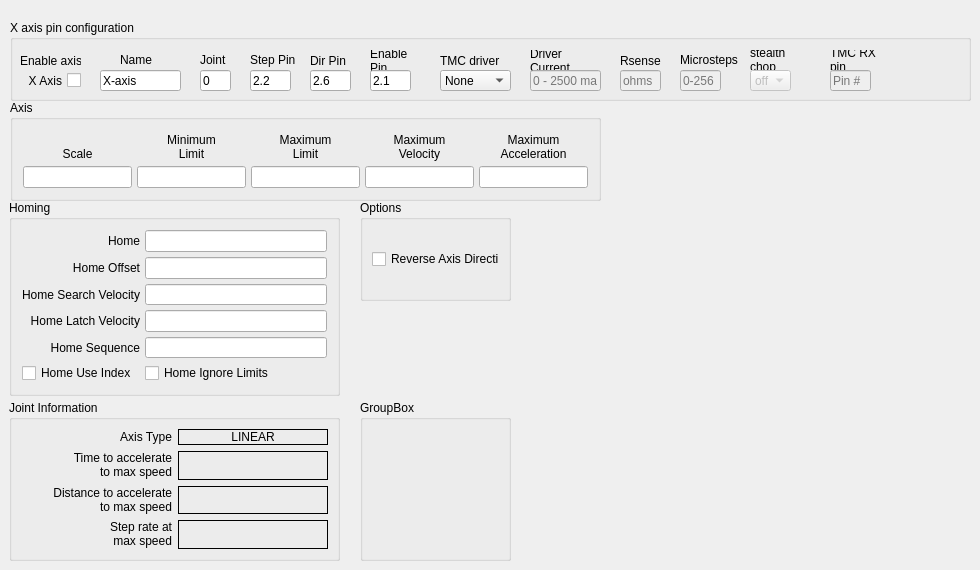
        <widget class="QWidget" name="tab_11">
         <attribute name="title">
          <string>X Axis</string>
         </attribute>
         <widget class="QGroupBox" name="groupBox_3">
          <property name="geometry">
           <rect>
            <x>9</x>
            <y>200</y>
            <width>331</width>
            <height>196</height>
           </rect>
          </property>
          <property name="styleSheet">
           <string notr="true"/>
          </property>
          <property name="title">
           <string>Homing</string>
          </property>
          <layout class="QGridLayout" name="gridLayout_5">
           <property name="leftMargin">
            <number>10</number>
           </property>
           <property name="topMargin">
            <number>10</number>
           </property>
           <property name="rightMargin">
            <number>10</number>
           </property>
           <property name="bottomMargin">
            <number>10</number>
           </property>
           <property name="spacing">
            <number>5</number>
           </property>
           <item row="0" column="0">
            <widget class="QLabel" name="label_82">
             <property name="text">
              <string>Home</string>
             </property>
             <property name="alignment">
              <set>Qt::AlignRight|Qt::AlignTrailing|Qt::AlignVCenter</set>
             </property>
            </widget>
           </item>
           <item row="0" column="1">
            <widget class="QLineEdit" name="home_1">
             <property name="toolTip">
              <string>&lt;html&gt;&lt;head/&gt;&lt;body&gt;&lt;p&gt;Home is usually set to 0&lt;/p&gt;&lt;/body&gt;&lt;/html&gt;</string>
             </property>
             <property name="alignment">
              <set>Qt::AlignRight|Qt::AlignTrailing|Qt::AlignVCenter</set>
             </property>
            </widget>
           </item>
           <item row="1" column="0">
            <widget class="QLabel" name="label_83">
             <property name="text">
              <string>Home Offset</string>
             </property>
             <property name="alignment">
              <set>Qt::AlignRight|Qt::AlignTrailing|Qt::AlignVCenter</set>
             </property>
            </widget>
           </item>
           <item row="1" column="1">
            <widget class="QLineEdit" name="homeOffset_1">
             <property name="toolTip">
              <string>&lt;html&gt;&lt;head/&gt;&lt;body&gt;&lt;p&gt;Home Offset can be used to back off of the home switch&lt;/p&gt;&lt;/body&gt;&lt;/html&gt;</string>
             </property>
             <property name="alignment">
              <set>Qt::AlignRight|Qt::AlignTrailing|Qt::AlignVCenter</set>
             </property>
            </widget>
           </item>
           <item row="2" column="0">
            <widget class="QLabel" name="label_84">
             <property name="text">
              <string>Home Search Velocity</string>
             </property>
             <property name="alignment">
              <set>Qt::AlignRight|Qt::AlignTrailing|Qt::AlignVCenter</set>
             </property>
            </widget>
           </item>
           <item row="2" column="1">
            <widget class="QLineEdit" name="homeSearchVel_1">
             <property name="toolTip">
              <string>&lt;html&gt;&lt;head/&gt;&lt;body&gt;&lt;p&gt;Search Velocity is in units per second&lt;/p&gt;&lt;/body&gt;&lt;/html&gt;</string>
             </property>
             <property name="alignment">
              <set>Qt::AlignRight|Qt::AlignTrailing|Qt::AlignVCenter</set>
             </property>
            </widget>
           </item>
           <item row="3" column="0">
            <widget class="QLabel" name="label_85">
             <property name="text">
              <string>Home Latch Velocity</string>
             </property>
             <property name="alignment">
              <set>Qt::AlignRight|Qt::AlignTrailing|Qt::AlignVCenter</set>
             </property>
            </widget>
           </item>
           <item row="3" column="1">
            <widget class="QLineEdit" name="homeLatchVel_1">
             <property name="toolTip">
              <string>&lt;html&gt;&lt;head/&gt;&lt;body&gt;&lt;p&gt;Latch Velocity is in user units per second&lt;br/&gt;usually set slower than Search Velocity&lt;/p&gt;&lt;/body&gt;&lt;/html&gt;</string>
             </property>
             <property name="alignment">
              <set>Qt::AlignRight|Qt::AlignTrailing|Qt::AlignVCenter</set>
             </property>
            </widget>
           </item>
           <item row="5" column="0">
            <widget class="QCheckBox" name="homeUseIndex_1">
             <property name="text">
              <string>Home Use Index</string>
             </property>
            </widget>
           </item>
           <item row="5" column="1">
            <widget class="QCheckBox" name="homeIgnoreLimits_1">
             <property name="text">
              <string>Home Ignore Limits</string>
             </property>
            </widget>
           </item>
           <item row="4" column="0">
            <widget class="QLabel" name="label_55">
             <property name="text">
              <string>Home Sequence</string>
             </property>
             <property name="alignment">
              <set>Qt::AlignRight|Qt::AlignTrailing|Qt::AlignVCenter</set>
             </property>
            </widget>
           </item>
           <item row="4" column="1">
            <widget class="QLineEdit" name="homeSequence_1">
             <property name="toolTip">
              <string>&lt;html&gt;&lt;head/&gt;&lt;body&gt;&lt;p&gt;Home sequences start at 0 and do not skip a number.&lt;/p&gt;&lt;p&gt;Multiple joint axis use a negative number.&lt;/p&gt;&lt;p&gt;Leave blank to home the joint manually.&lt;/p&gt;&lt;/body&gt;&lt;/html&gt;</string>
             </property>
            </widget>
           </item>
          </layout>
         </widget>
         <widget class="QGroupBox" name="gridGroupBox_2">
          <property name="geometry">
           <rect>
            <x>9</x>
            <y>400</y>
            <width>331</width>
            <height>161</height>
           </rect>
          </property>
          <property name="styleSheet">
           <string notr="true"/>
          </property>
          <property name="title">
           <string>Joint Information</string>
          </property>
          <layout class="QGridLayout" name="gridLayout_27">
           <item row="1" column="1">
            <widget class="QLabel" name="timeJoint_0">
             <property name="frameShape">
              <enum>QFrame::Box</enum>
             </property>
             <property name="text">
              <string>&lt;html&gt;&lt;head/&gt;&lt;body&gt;&lt;p align=&quot;center&quot;&gt;&lt;br/&gt;&lt;/p&gt;&lt;/body&gt;&lt;/html&gt;</string>
             </property>
            </widget>
           </item>
           <item row="1" column="0">
            <widget class="QLabel" name="label_181">
             <property name="text">
              <string>&lt;html&gt;&lt;head/&gt;&lt;body&gt;&lt;p align=&quot;right&quot;&gt;Time to accelerate&lt;br/&gt;to max speed&lt;/p&gt;&lt;/body&gt;&lt;/html&gt;</string>
             </property>
            </widget>
           </item>
           <item row="2" column="0">
            <widget class="QLabel" name="label_182">
             <property name="text">
              <string>&lt;html&gt;&lt;head/&gt;&lt;body&gt;&lt;p align=&quot;right&quot;&gt;Distance to accelerate&lt;br/&gt;to max speed&lt;/p&gt;&lt;/body&gt;&lt;/html&gt;</string>
             </property>
            </widget>
           </item>
           <item row="2" column="1">
            <widget class="QLabel" name="distanceJoint_0">
             <property name="frameShape">
              <enum>QFrame::Box</enum>
             </property>
             <property name="text">
              <string>&lt;html&gt;&lt;head/&gt;&lt;body&gt;&lt;p align=&quot;center&quot;&gt;&lt;br/&gt;&lt;/p&gt;&lt;/body&gt;&lt;/html&gt;</string>
             </property>
            </widget>
           </item>
           <item row="3" column="0">
            <widget class="QLabel" name="label_185">
             <property name="text">
              <string>&lt;html&gt;&lt;head/&gt;&lt;body&gt;&lt;p align=&quot;right&quot;&gt;Step rate at&lt;br/&gt;max speed&lt;/p&gt;&lt;/body&gt;&lt;/html&gt;</string>
             </property>
            </widget>
           </item>
           <item row="3" column="1">
            <widget class="QLabel" name="stepRateJoint_0">
             <property name="frameShape">
              <enum>QFrame::Box</enum>
             </property>
             <property name="text">
              <string>&lt;html&gt;&lt;head/&gt;&lt;body&gt;&lt;p align=&quot;center&quot;&gt;&lt;br/&gt;&lt;/p&gt;&lt;/body&gt;&lt;/html&gt;</string>
             </property>
            </widget>
           </item>
           <item row="0" column="0">
            <widget class="QLabel" name="label_58">
             <property name="text">
              <string>Axis Type</string>
             </property>
             <property name="alignment">
              <set>Qt::AlignRight|Qt::AlignTrailing|Qt::AlignVCenter</set>
             </property>
            </widget>
           </item>
           <item row="0" column="1">
            <widget class="QLabel" name="axisType_1">
             <property name="frameShape">
              <enum>QFrame::Box</enum>
             </property>
             <property name="text">
              <string>LINEAR</string>
             </property>
             <property name="alignment">
              <set>Qt::AlignCenter</set>
             </property>
            </widget>
           </item>
          </layout>
         </widget>
         <widget class="QGroupBox" name="jointAxisGroup_0">
          <property name="geometry">
           <rect>
            <x>10</x>
            <y>100</y>
            <width>591</width>
            <height>101</height>
           </rect>
          </property>
          <property name="sizePolicy">
           <sizepolicy hsizetype="Preferred" vsizetype="Preferred">
            <horstretch>0</horstretch>
            <verstretch>0</verstretch>
           </sizepolicy>
          </property>
          <property name="styleSheet">
           <string notr="true"/>
          </property>
          <property name="title">
           <string>Axis</string>
          </property>
          <layout class="QGridLayout" name="gridLayout_4">
           <property name="leftMargin">
            <number>10</number>
           </property>
           <property name="topMargin">
            <number>10</number>
           </property>
           <property name="rightMargin">
            <number>10</number>
           </property>
           <property name="bottomMargin">
            <number>10</number>
           </property>
           <property name="spacing">
            <number>5</number>
           </property>
           <item row="0" column="0">
            <widget class="QLabel" name="label_59">
             <property name="text">
              <string>Scale</string>
             </property>
             <property name="alignment">
              <set>Qt::AlignBottom|Qt::AlignHCenter</set>
             </property>
            </widget>
           </item>
           <item row="0" column="2">
            <widget class="QLabel" name="label_72">
             <property name="text">
              <string>Minimum
Limit</string>
             </property>
             <property name="alignment">
              <set>Qt::AlignBottom|Qt::AlignHCenter</set>
             </property>
             <property name="wordWrap">
              <bool>true</bool>
             </property>
            </widget>
           </item>
           <item row="0" column="3">
            <widget class="QLabel" name="label_74">
             <property name="text">
              <string>Maximum
Limit</string>
             </property>
             <property name="textFormat">
              <enum>Qt::AutoText</enum>
             </property>
             <property name="alignment">
              <set>Qt::AlignBottom|Qt::AlignHCenter</set>
             </property>
             <property name="wordWrap">
              <bool>true</bool>
             </property>
            </widget>
           </item>
           <item row="1" column="2">
            <widget class="QLineEdit" name="minLimit_1">
             <property name="alignment">
              <set>Qt::AlignRight|Qt::AlignTrailing|Qt::AlignVCenter</set>
             </property>
            </widget>
           </item>
           <item row="1" column="3">
            <widget class="QLineEdit" name="maxLimit_1">
             <property name="alignment">
              <set>Qt::AlignRight|Qt::AlignTrailing|Qt::AlignVCenter</set>
             </property>
            </widget>
           </item>
           <item row="0" column="4">
            <widget class="QLabel" name="label_77">
             <property name="text">
              <string>Maximum
Velocity</string>
             </property>
             <property name="alignment">
              <set>Qt::AlignBottom|Qt::AlignHCenter</set>
             </property>
             <property name="wordWrap">
              <bool>true</bool>
             </property>
            </widget>
           </item>
           <item row="1" column="4">
            <widget class="QLineEdit" name="maxVelocity_1">
             <property name="alignment">
              <set>Qt::AlignRight|Qt::AlignTrailing|Qt::AlignVCenter</set>
             </property>
            </widget>
           </item>
           <item row="0" column="5">
            <widget class="QLabel" name="label_78">
             <property name="text">
              <string>Maximum
Acceleration</string>
             </property>
             <property name="alignment">
              <set>Qt::AlignBottom|Qt::AlignHCenter</set>
             </property>
             <property name="wordWrap">
              <bool>true</bool>
             </property>
            </widget>
           </item>
           <item row="1" column="0">
            <widget class="QLineEdit" name="scale_1"/>
           </item>
           <item row="1" column="5">
            <widget class="QLineEdit" name="maxAccel_1">
             <property name="alignment">
              <set>Qt::AlignRight|Qt::AlignTrailing|Qt::AlignVCenter</set>
             </property>
            </widget>
           </item>
          </layout>
         </widget>
         <widget class="QGroupBox" name="groupBox_17">
          <property name="geometry">
           <rect>
            <x>360</x>
            <y>200</y>
            <width>151</width>
            <height>101</height>
           </rect>
          </property>
          <property name="title">
           <string>Options</string>
          </property>
          <layout class="QGridLayout" name="gridLayout_53">
           <item row="0" column="0">
            <widget class="QCheckBox" name="reverse_1">
             <property name="text">
              <string>Reverse Axis Direction</string>
             </property>
            </widget>
           </item>
          </layout>
         </widget>
         <widget class="QGroupBox" name="groupBox_16">
          <property name="geometry">
           <rect>
            <x>360</x>
            <y>400</y>
            <width>151</width>
            <height>161</height>
           </rect>
          </property>
          <property name="title">
           <string>GroupBox</string>
          </property>
         </widget>
         <widget class="QGroupBox" name="groupBox_67">
          <property name="geometry">
           <rect>
            <x>10</x>
            <y>20</y>
            <width>961</width>
            <height>81</height>
           </rect>
          </property>
          <property name="title">
           <string>X axis pin configuration</string>
          </property>
          <widget class="QLabel" name="label_389">
           <property name="geometry">
            <rect>
             <x>820</x>
             <y>30</y>
             <width>61</width>
             <height>20</height>
            </rect>
           </property>
           <property name="text">
            <string>TMC RX pin</string>
           </property>
           <property name="wordWrap">
            <bool>true</bool>
           </property>
          </widget>
          <widget class="QLabel" name="label_391">
           <property name="geometry">
            <rect>
             <x>240</x>
             <y>30</y>
             <width>51</width>
             <height>20</height>
            </rect>
           </property>
           <property name="text">
            <string>Step Pin</string>
           </property>
           <property name="wordWrap">
            <bool>true</bool>
           </property>
          </widget>
          <widget class="QLabel" name="label_393">
           <property name="geometry">
            <rect>
             <x>670</x>
             <y>30</y>
             <width>61</width>
             <height>20</height>
            </rect>
           </property>
           <property name="text">
            <string>Microsteps</string>
           </property>
           <property name="wordWrap">
            <bool>true</bool>
           </property>
          </widget>
          <widget class="QLabel" name="label_394">
           <property name="geometry">
            <rect>
             <x>110</x>
             <y>30</y>
             <width>41</width>
             <height>20</height>
            </rect>
           </property>
           <property name="text">
            <string>Name</string>
           </property>
          </widget>
          <widget class="QLabel" name="label_390">
           <property name="geometry">
            <rect>
             <x>300</x>
             <y>30</y>
             <width>41</width>
             <height>21</height>
            </rect>
           </property>
           <property name="text">
            <string>Dir Pin</string>
           </property>
           <property name="wordWrap">
            <bool>true</bool>
           </property>
          </widget>
          <widget class="QLabel" name="label_386">
           <property name="geometry">
            <rect>
             <x>430</x>
             <y>30</y>
             <width>61</width>
             <height>21</height>
            </rect>
           </property>
           <property name="text">
            <string>TMC driver</string>
           </property>
           <property name="wordWrap">
            <bool>true</bool>
           </property>
          </widget>
          <widget class="QLabel" name="label_387">
           <property name="geometry">
            <rect>
             <x>520</x>
             <y>30</y>
             <width>71</width>
             <height>21</height>
            </rect>
           </property>
           <property name="text">
            <string>Driver Current</string>
           </property>
           <property name="wordWrap">
            <bool>true</bool>
           </property>
          </widget>
          <widget class="QLabel" name="label_388">
           <property name="geometry">
            <rect>
             <x>610</x>
             <y>30</y>
             <width>41</width>
             <height>21</height>
            </rect>
           </property>
           <property name="text">
            <string>Rsense</string>
           </property>
           <property name="wordWrap">
            <bool>true</bool>
           </property>
          </widget>
          <widget class="QLabel" name="label">
           <property name="geometry">
            <rect>
             <x>10</x>
             <y>30</y>
             <width>61</width>
             <height>21</height>
            </rect>
           </property>
           <property name="text">
            <string>Enable axis</string>
           </property>
          </widget>
          <widget class="QLabel" name="label_384">
           <property name="geometry">
            <rect>
             <x>360</x>
             <y>30</y>
             <width>51</width>
             <height>21</height>
            </rect>
           </property>
           <property name="text">
            <string>Enable Pin</string>
           </property>
           <property name="wordWrap">
            <bool>true</bool>
           </property>
          </widget>
          <widget class="QLabel" name="label_392">
           <property name="geometry">
            <rect>
             <x>740</x>
             <y>30</y>
             <width>61</width>
             <height>20</height>
            </rect>
           </property>
           <property name="text">
            <string>stealth chop</string>
           </property>
           <property name="wordWrap">
            <bool>true</bool>
           </property>
          </widget>
          <widget class="QLabel" name="label_385">
           <property name="geometry">
            <rect>
             <x>190</x>
             <y>30</y>
             <width>31</width>
             <height>20</height>
            </rect>
           </property>
           <property name="text">
            <string>Joint</string>
           </property>
          </widget>
          <widget class="QLineEdit" name="xaxisjoint">
           <property name="geometry">
            <rect>
             <x>190</x>
             <y>50</y>
             <width>31</width>
             <height>21</height>
            </rect>
           </property>
           <property name="text">
            <string>0</string>
           </property>
           <property name="placeholderText">
            <string>0-4</string>
           </property>
          </widget>
          <widget class="QCheckBox" name="xaxis">
           <property name="geometry">
            <rect>
             <x>0</x>
             <y>50</y>
             <width>71</width>
             <height>21</height>
            </rect>
           </property>
           <property name="layoutDirection">
            <enum>Qt::RightToLeft</enum>
           </property>
           <property name="text">
            <string>X Axis</string>
           </property>
          </widget>
          <widget class="QLineEdit" name="xaxisstep">
           <property name="geometry">
            <rect>
             <x>240</x>
             <y>50</y>
             <width>41</width>
             <height>21</height>
            </rect>
           </property>
           <property name="text">
            <string>2.2</string>
           </property>
           <property name="placeholderText">
            <string>Pin#</string>
           </property>
          </widget>
          <widget class="QLineEdit" name="xaxisenable">
           <property name="geometry">
            <rect>
             <x>360</x>
             <y>50</y>
             <width>41</width>
             <height>21</height>
            </rect>
           </property>
           <property name="text">
            <string>2.1</string>
           </property>
           <property name="placeholderText">
            <string>Pin#</string>
           </property>
          </widget>
          <widget class="QLineEdit" name="xaxiscursense">
           <property name="enabled">
            <bool>false</bool>
           </property>
           <property name="geometry">
            <rect>
             <x>610</x>
             <y>50</y>
             <width>41</width>
             <height>21</height>
            </rect>
           </property>
           <property name="text">
            <string/>
           </property>
           <property name="placeholderText">
            <string>ohms</string>
           </property>
          </widget>
          <widget class="QLineEdit" name="xaxistxt">
           <property name="geometry">
            <rect>
             <x>90</x>
             <y>50</y>
             <width>81</width>
             <height>21</height>
            </rect>
           </property>
           <property name="text">
            <string>X-axis</string>
           </property>
           <property name="placeholderText">
            <string>comment</string>
           </property>
          </widget>
          <widget class="QLineEdit" name="xaxisdir">
           <property name="geometry">
            <rect>
             <x>300</x>
             <y>50</y>
             <width>41</width>
             <height>21</height>
            </rect>
           </property>
           <property name="text">
            <string>2.6</string>
           </property>
           <property name="placeholderText">
            <string>Pin#</string>
           </property>
          </widget>
          <widget class="QComboBox" name="xaxistmc">
           <property name="geometry">
            <rect>
             <x>430</x>
             <y>50</y>
             <width>71</width>
             <height>21</height>
            </rect>
           </property>
           <item>
            <property name="text">
             <string>None</string>
            </property>
           </item>
           <item>
            <property name="text">
             <string>TMC2208</string>
            </property>
           </item>
           <item>
            <property name="text">
             <string>TMC2209</string>
            </property>
           </item>
          </widget>
          <widget class="QLineEdit" name="xaxiscur">
           <property name="enabled">
            <bool>false</bool>
           </property>
           <property name="geometry">
            <rect>
             <x>520</x>
             <y>50</y>
             <width>71</width>
             <height>21</height>
            </rect>
           </property>
           <property name="text">
            <string/>
           </property>
           <property name="placeholderText">
            <string>0 - 2500 ma</string>
           </property>
          </widget>
          <widget class="QLineEdit" name="xaxisrxpin">
           <property name="enabled">
            <bool>false</bool>
           </property>
           <property name="geometry">
            <rect>
             <x>820</x>
             <y>50</y>
             <width>41</width>
             <height>21</height>
            </rect>
           </property>
           <property name="text">
            <string/>
           </property>
           <property name="placeholderText">
            <string>Pin #</string>
           </property>
          </widget>
          <widget class="QComboBox" name="xaxisstealthcop">
           <property name="enabled">
            <bool>false</bool>
           </property>
           <property name="geometry">
            <rect>
             <x>740</x>
             <y>50</y>
             <width>41</width>
             <height>21</height>
            </rect>
           </property>
           <item>
            <property name="text">
             <string>off</string>
            </property>
           </item>
           <item>
            <property name="text">
             <string>on</string>
            </property>
           </item>
          </widget>
          <widget class="QLineEdit" name="xaxismicrostep">
           <property name="enabled">
            <bool>false</bool>
           </property>
           <property name="geometry">
            <rect>
             <x>670</x>
             <y>50</y>
             <width>41</width>
             <height>21</height>
            </rect>
           </property>
           <property name="text">
            <string/>
           </property>
           <property name="placeholderText">
            <string>0-256</string>
           </property>
          </widget>
         </widget>
        </widget>
